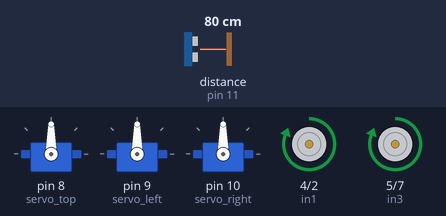
A sketch run on a simulated Arduino Uno, built with avr-gcc and run on an emulated ATmega328P. Parts: 3 × servo, motor-driver pin pairs drawn as motors (green arrow = first pin HIGH = forward, orange = second pin HIGH = backward, longer = more drive, scaled by the enable pin). Wiring (inferred from the names in the program): ultrasonic range finder: trigger pin 12; echo pin 11. The test bench sets the inputs (shaded band); at power-on: distance to the obstacle (sensor on pin 11) 80 cm. The echo pulse lasts 58.3 µs per cm.

Above: at 2.3 s.
2.4 s: distance to the obstacle (sensor on pin 11) set to 17 cm
4.5 s: distance to the obstacle (sensor on pin 11) set to 14 cm
At 9.8 s:
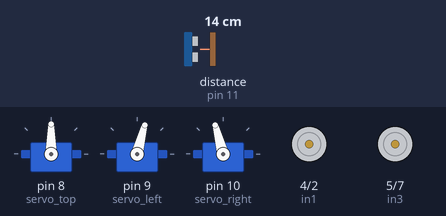
13.8 s: distance to the obstacle (sensor on pin 11) set to 18 cm
At 14.6 s:
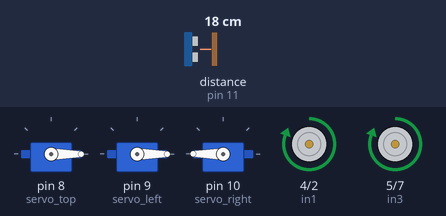
15.9 s: distance to the obstacle (sensor on pin 11) set to 2 cm
At 19.7 s:
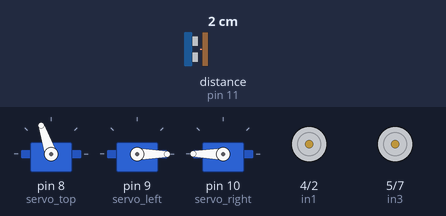
Timing chart, 0 to 21.0 s (numbered marks = the images above; inputs shaded):
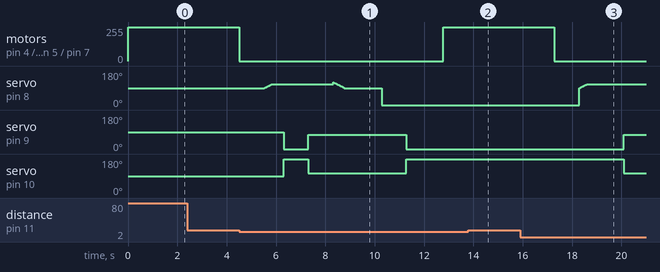

Measured:
- the behaviour switches between 16 and 15 cm on distance to the obstacle (sensor on pin 11) (found by bisection; images 0 and 1)
- after the input at 2.4 s, every drawn part: stays the same
- after the input at 4.5 s, motor on pin 4 (in1) / pin 2 (in2), motor on pin 5 (in3) / pin 7 (in4): forward 255/255 → stopped at once, → forward 255/255 8.3 s later
- after the input at 13.8 s, motor on pin 4 (in1) / pin 2 (in2), motor on pin 5 (in3) / pin 7 (in4): stays forward 255/255 (without the input it goes to stopped after 0.48 s); servo on pin 8 (servo_top): stays 0° (without the input it goes to 90° after 1.5 s)
- after the input at 15.9 s, motor on pin 4 (in1) / pin 2 (in2), motor on pin 5 (in3) / pin 7 (in4): forward 255/255 → stopped after 1.4 s; servo on pin 8 (servo_top): moves from 0° to 109° over 0.30 s, starting after 2.4 s; servo on pin 9 (servo_left): 0° → 75° after 4.2 s; servo on pin 10 (servo_right): 180° → 105° after 4.2 s

The sketch:

obstacle_avoidance.ino
```cpp
// obstacle avoidance code

#define echo 11
#define trig 12
#define in1 4
#define in2 2
#define enA 3
#define in3 5
#define in4 7
#define enB 6

long duration, distance;
int pos;
#include <Servo.h>

//define servos
Servo servo_top;
Servo servo_left;
Servo servo_right;
// Initialize the integer variables
int num_trash_collected = 0;
int trash_to_becollected=3000;

void setup() {

  servo_top.attach(8);
  servo_left.attach(9);
  servo_right.attach(10);
  pinMode(echo, INPUT);
  pinMode(trig, OUTPUT);
  pinMode(in1, OUTPUT);
  pinMode(in2, OUTPUT);
  pinMode(enA, OUTPUT);
  pinMode(in3, OUTPUT);
  pinMode(in4, OUTPUT);
  pinMode(enB, OUTPUT);

}

void loop() {

  digitalWrite(trig, LOW);
  delayMicroseconds(5);
  digitalWrite(trig, HIGH);
  delayMicroseconds(10);
  digitalWrite(trig,LOW); // echo sent

  duration = pulseIn(echo, HIGH);
  distance = duration / 29.1 / 2;

  if(distance < 15) // onunde cop varsa
  {
    brakes();
    delay(1000);
    pickup();
    delay(500);
    dropoff();
    num_trash_collected=num_trash_collected+1;
    delay(500);
  }
  goForward();
  if(num_trash_collected==trash_to_becollected){
  empty_bin();
  }
}

void goForward() {
  digitalWrite(in1, HIGH); // move forward for 1.5s
  digitalWrite(in2, LOW);
  digitalWrite(in3, HIGH);
  digitalWrite(in4, LOW);
  digitalWrite(enA, 255);
  digitalWrite(enB, 255);
  delay(1500);

}

void goBackwards() {

  digitalWrite(in1, LOW); // move backward for 1.5s
  digitalWrite(in2, HIGH);
  digitalWrite(in3, LOW);
  digitalWrite(in4, HIGH);
  digitalWrite(enA, 255);
  digitalWrite(enB, 255);
  delay(1500);

}

void goRight() {

  digitalWrite(in1, LOW); // move backward for 1.5s
  digitalWrite(in2, HIGH);
  digitalWrite(in3, HIGH);
  digitalWrite(in4, LOW);
  digitalWrite(enA, 255);
  digitalWrite(enB, 255);
  delay(1500);

}

void brakes() {

  digitalWrite(in1, LOW); // stop
  digitalWrite(in2, LOW);
  digitalWrite(in3, LOW);
  digitalWrite(in4, LOW);
  digitalWrite(enA, 0);
  digitalWrite(enB, 0);

}
void pickup() // bu kolların açıp kapama yapıp çöpü tutması
{
  for(pos = 90; pos < 110; pos += 1)  // goes from 0 degrees to 180 degrees
  {                                  // in steps of 1 degree
    servo_top.write(pos);              // tell servo to go to position in variable 'pos'
    delay(15);                       // waits 15ms for the servo to reach the position
  }
  delay(500);
  servo_left.write(0);
  servo_right.write(180);
  delay(1000);
  servo_left.write(75);
  servo_right.write(105);
  delay(1000);
  for(pos = 120; pos >= 90; pos -=1)
  {
    servo_top.write(pos);
    delay(15);
  }
  delay(1000);
}
void dropoff() //bu kolların yukarı kalkıp çöpe çöpü bırakması
{
  //servo_top.write(90);
  servo_top.write(0);
  delay(1000);
  servo_left.write(0);//kollar açılsın
  servo_right.write(180);
  delay(1000);
}
void empty_bin()
{
  go_to_trash();// trash alanımız nere olacaksa oraya gitsin bunu nası yapıcaz bilmiyorum tam
  //servo4.write(90); // çöp atma işlemini yapsın
  //servo5.write(90);
  //servo4.write(0);//çöp orijinal pozisyona dönsün
  //servo5.write(0);
  num_trash_collected=0;
}
void go_to_trash()
{
 // amacımız çöpün olduğu yere gitmesi
 // ikinci bir ultrasonik lazım gibi
}
```
